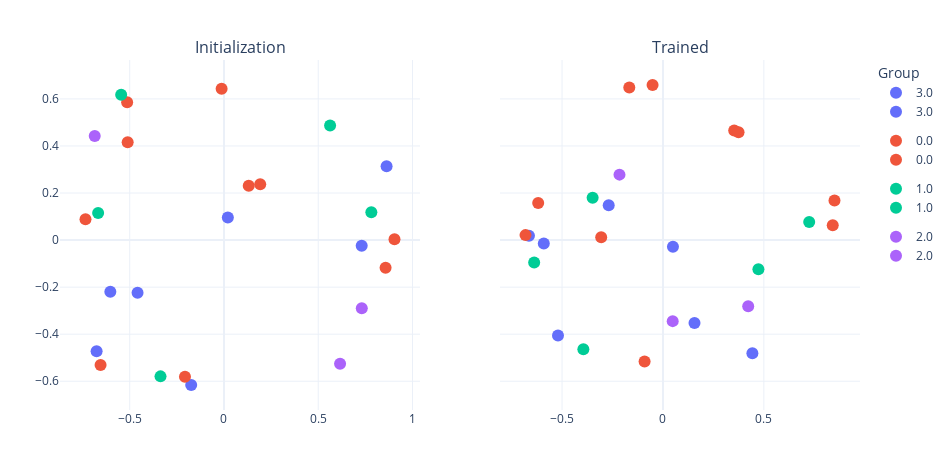

Write notebook code for a chart like this one.
### Code cell
fig = make_subplots(
    rows=1, cols=2,
    shared_yaxes=True,          # keep scales aligned (optional)
    subplot_titles=("Initialization", "Trained")
)

# --- 3. Create px.scatter for each dataframe and graft its traces ---
scatter1 = px.scatter(df_pos_init, x="PC1", y="PC2", color="rating", height=400)
scatter1.update_traces(marker=dict(size=12))
for tr in scatter1.data:
    fig.add_trace(tr, row=1, col=1)       # left axis

scatter2 = px.scatter(df_pos, x="PC1", y="PC2", color="rating", height=400)
scatter2.update_traces(marker=dict(size=12))
for tr in scatter2.data:
    fig.add_trace(tr, row=1, col=2)       # right axis

# --- 4. Global cosmetics --------------------------------------------
fig.update_layout(
    template="plotly_white",
    width=950, height=450,
    legend_title_text="Group",
    margin=dict(l=60, r=30, t=60, b=40)
)

fig.show()

### Figure 1 — Plotly figure (JSON) as saved in the notebook; plotly's stock layout.template omitted (floating-point values rounded to 4 significant figures)
{"data": [{"hovertemplate": "rating=3.0<br>PC1=%{x}<br>PC2=%{y}<extra></extra>", "legendgroup": "3.0", "marker": {"color": "#636efa", "size": 12, "symbol": "circle"}, "mode": "markers", "name": "3.0", "orientation": "v", "showlegend": true, "type": "scatter", "x": [0.02043, -0.4584, -0.6756, -0.6027, 0.7305, -0.1738, 0.8625], "xaxis": "x", "y": [0.09572, -0.2241, -0.4721, -0.2194, -0.02378, -0.616, 0.3142], "yaxis": "y"}, {"hovertemplate": "rating=0.0<br>PC1=%{x}<br>PC2=%{y}<extra></extra>", "legendgroup": "0.0", "marker": {"color": "#EF553B", "size": 12, "symbol": "circle"}, "mode": "markers", "name": "0.0", "orientation": "v", "showlegend": true, "type": "scatter", "x": [0.9045, 0.1922, -0.6546, -0.01257, -0.5136, 0.1313, -0.2069, -0.5108, -0.7345, 0.8572], "xaxis": "x", "y": [0.003822, 0.2375, -0.5313, 0.6437, 0.5859, 0.2309, -0.5807, 0.4161, 0.08899, -0.1181], "yaxis": "y"}, {"hovertemplate": "rating=1.0<br>PC1=%{x}<br>PC2=%{y}<extra></extra>", "legendgroup": "1.0", "marker": {"color": "#00cc96", "size": 12, "symbol": "circle"}, "mode": "markers", "name": "1.0", "orientation": "v", "showlegend": true, "type": "scatter", "x": [-0.5453, 0.5628, -0.3366, -0.6675, 0.7817], "xaxis": "x", "y": [0.6179, 0.4869, -0.5794, 0.1151, 0.1181], "yaxis": "y"}, {"hovertemplate": "rating=2.0<br>PC1=%{x}<br>PC2=%{y}<extra></extra>", "legendgroup": "2.0", "marker": {"color": "#ab63fa", "size": 12, "symbol": "circle"}, "mode": "markers", "name": "2.0", "orientation": "v", "showlegend": true, "type": "scatter", "x": [0.7309, 0.6158, -0.6855], "xaxis": "x", "y": [-0.2899, -0.526, 0.4425], "yaxis": "y"}, {"hovertemplate": "rating=3.0<br>PC1=%{x}<br>PC2=%{y}<extra></extra>", "legendgroup": "3.0", "marker": {"color": "#636efa", "size": 12, "symbol": "circle"}, "mode": "markers", "name": "3.0", "orientation": "v", "showlegend": true, "type": "scatter", "x": [0.04948, -0.2689, -0.5201, -0.6641, 0.1563, -0.5905, 0.4431], "xaxis": "x2", "y": [-0.02811, 0.148, -0.406, 0.01848, -0.3529, -0.01498, -0.4813], "yaxis": "y2"}, {"hovertemplate": "rating=0.0<br>PC1=%{x}<br>PC2=%{y}<extra></extra>", "legendgroup": "0.0", "marker": {"color": "#EF553B", "size": 12, "symbol": "circle"}, "mode": "markers", "name": "0.0", "orientation": "v", "showlegend": true, "type": "scatter", "x": [0.85, -0.1668, -0.09111, 0.353, -0.0515, -0.3061, -0.6183, 0.3745, -0.6812, 0.8413], "xaxis": "x2", "y": [0.1687, 0.6484, -0.5165, 0.4659, 0.6592, 0.01186, 0.1577, 0.458, 0.02107, 0.06332], "yaxis": "y2"}, {"hovertemplate": "rating=1.0<br>PC1=%{x}<br>PC2=%{y}<extra></extra>", "legendgroup": "1.0", "marker": {"color": "#00cc96", "size": 12, "symbol": "circle"}, "mode": "markers", "name": "1.0", "orientation": "v", "showlegend": true, "type": "scatter", "x": [-0.6382, 0.7246, -0.3485, -0.3944, 0.4729], "xaxis": "x2", "y": [-0.09516, 0.07708, 0.18, -0.4638, -0.1238], "yaxis": "y2"}, {"hovertemplate": "rating=2.0<br>PC1=%{x}<br>PC2=%{y}<extra></extra>", "legendgroup": "2.0", "marker": {"color": "#ab63fa", "size": 12, "symbol": "circle"}, "mode": "markers", "name": "2.0", "orientation": "v", "showlegend": true, "type": "scatter", "x": [0.04822, 0.4223, -0.2154], "xaxis": "x2", "y": [-0.3445, -0.2809, 0.2782], "yaxis": "y2"}], "layout": {"annotations": [{"font": {"size": 16}, "showarrow": false, "text": "Initialization", "x": 0.225, "xanchor": "center", "xref": "paper", "y": 1, "yanchor": "bottom", "yref": "paper"}, {"font": {"size": 16}, "showarrow": false, "text": "Trained", "x": 0.775, "xanchor": "center", "xref": "paper", "y": 1, "yanchor": "bottom", "yref": "paper"}], "height": 450, "legend": {"title": {"text": "Group"}}, "margin": {"b": 40, "l": 60, "r": 30, "t": 60}, "width": 950, "xaxis": {"anchor": "y", "domain": [0, 0.45]}, "xaxis2": {"anchor": "y2", "domain": [0.55, 1]}, "yaxis": {"anchor": "x", "domain": [0, 1]}, "yaxis2": {"anchor": "x2", "domain": [0, 1], "matches": "y", "showticklabels": false}}}
